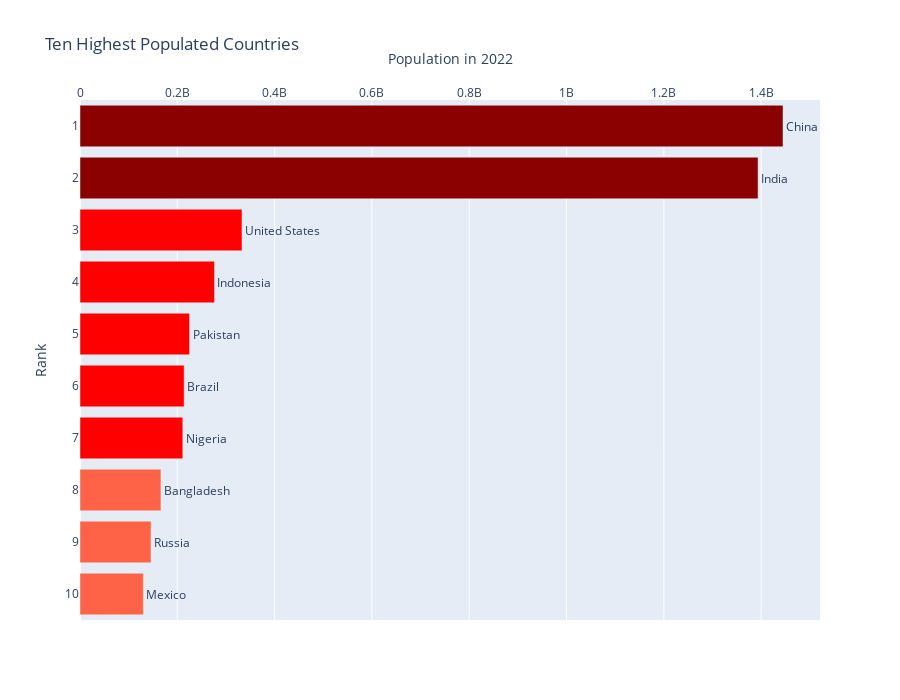

The cell this chart's notebook holds for it:
### Code cell
colors = ['red',] * 15
colors[0] = 'darkred'
colors[1] = 'darkred'
colors[7] = 'tomato'
colors[8] = 'tomato'
colors[9] ='tomato'



data = [
    go.Bar(
        x = population_wise['Population(2022)'], 
        y= population_wise['Ranking (Population)'], 
        orientation='h',
        text = population_wise['Country/Other'],
        marker_color = colors
    )
]

layout = go.Layout(
    title=dict(text='Ten Highest Populated Countries'),
    xaxis={'title':'Population in 2022', 'side':'top'},
    yaxis = {'title':'Rank', 'autorange':'reversed'},
    height=700,
    hovermode='closest'
)
fig = go.Figure(data = data, layout=layout)

fig.update_traces(textposition='outside')
fig.update_yaxes(type='category')

fig.show()

### Figure 1 — Plotly figure (JSON) as saved in the notebook; plotly's stock layout.template omitted (floating-point values rounded to 4 significant figures)
{"data": [{"marker": {"color": ["darkred", "darkred", "red", "red", "red", "red", "red", "tomato", "tomato", "tomato", "red", "red", "red", "red", "red"]}, "orientation": "h", "text": ["China", "India", "United States", "Indonesia", "Pakistan", "Brazil", "Nigeria", "Bangladesh", "Russia", "Mexico"], "textposition": "outside", "type": "bar", "x": [1444863866, 1393591016, 332940385, 276421662, 225219362, 214069307, 211315579, 166332605, 145996668, 130289977], "y": [1, 2, 3, 4, 5, 6, 7, 8, 9, 10]}], "layout": {"height": 700, "hovermode": "closest", "title": {"text": "Ten Highest Populated Countries"}, "xaxis": {"side": "top", "title": {"text": "Population in 2022"}}, "yaxis": {"autorange": "reversed", "title": {"text": "Rank"}, "type": "category"}}}
